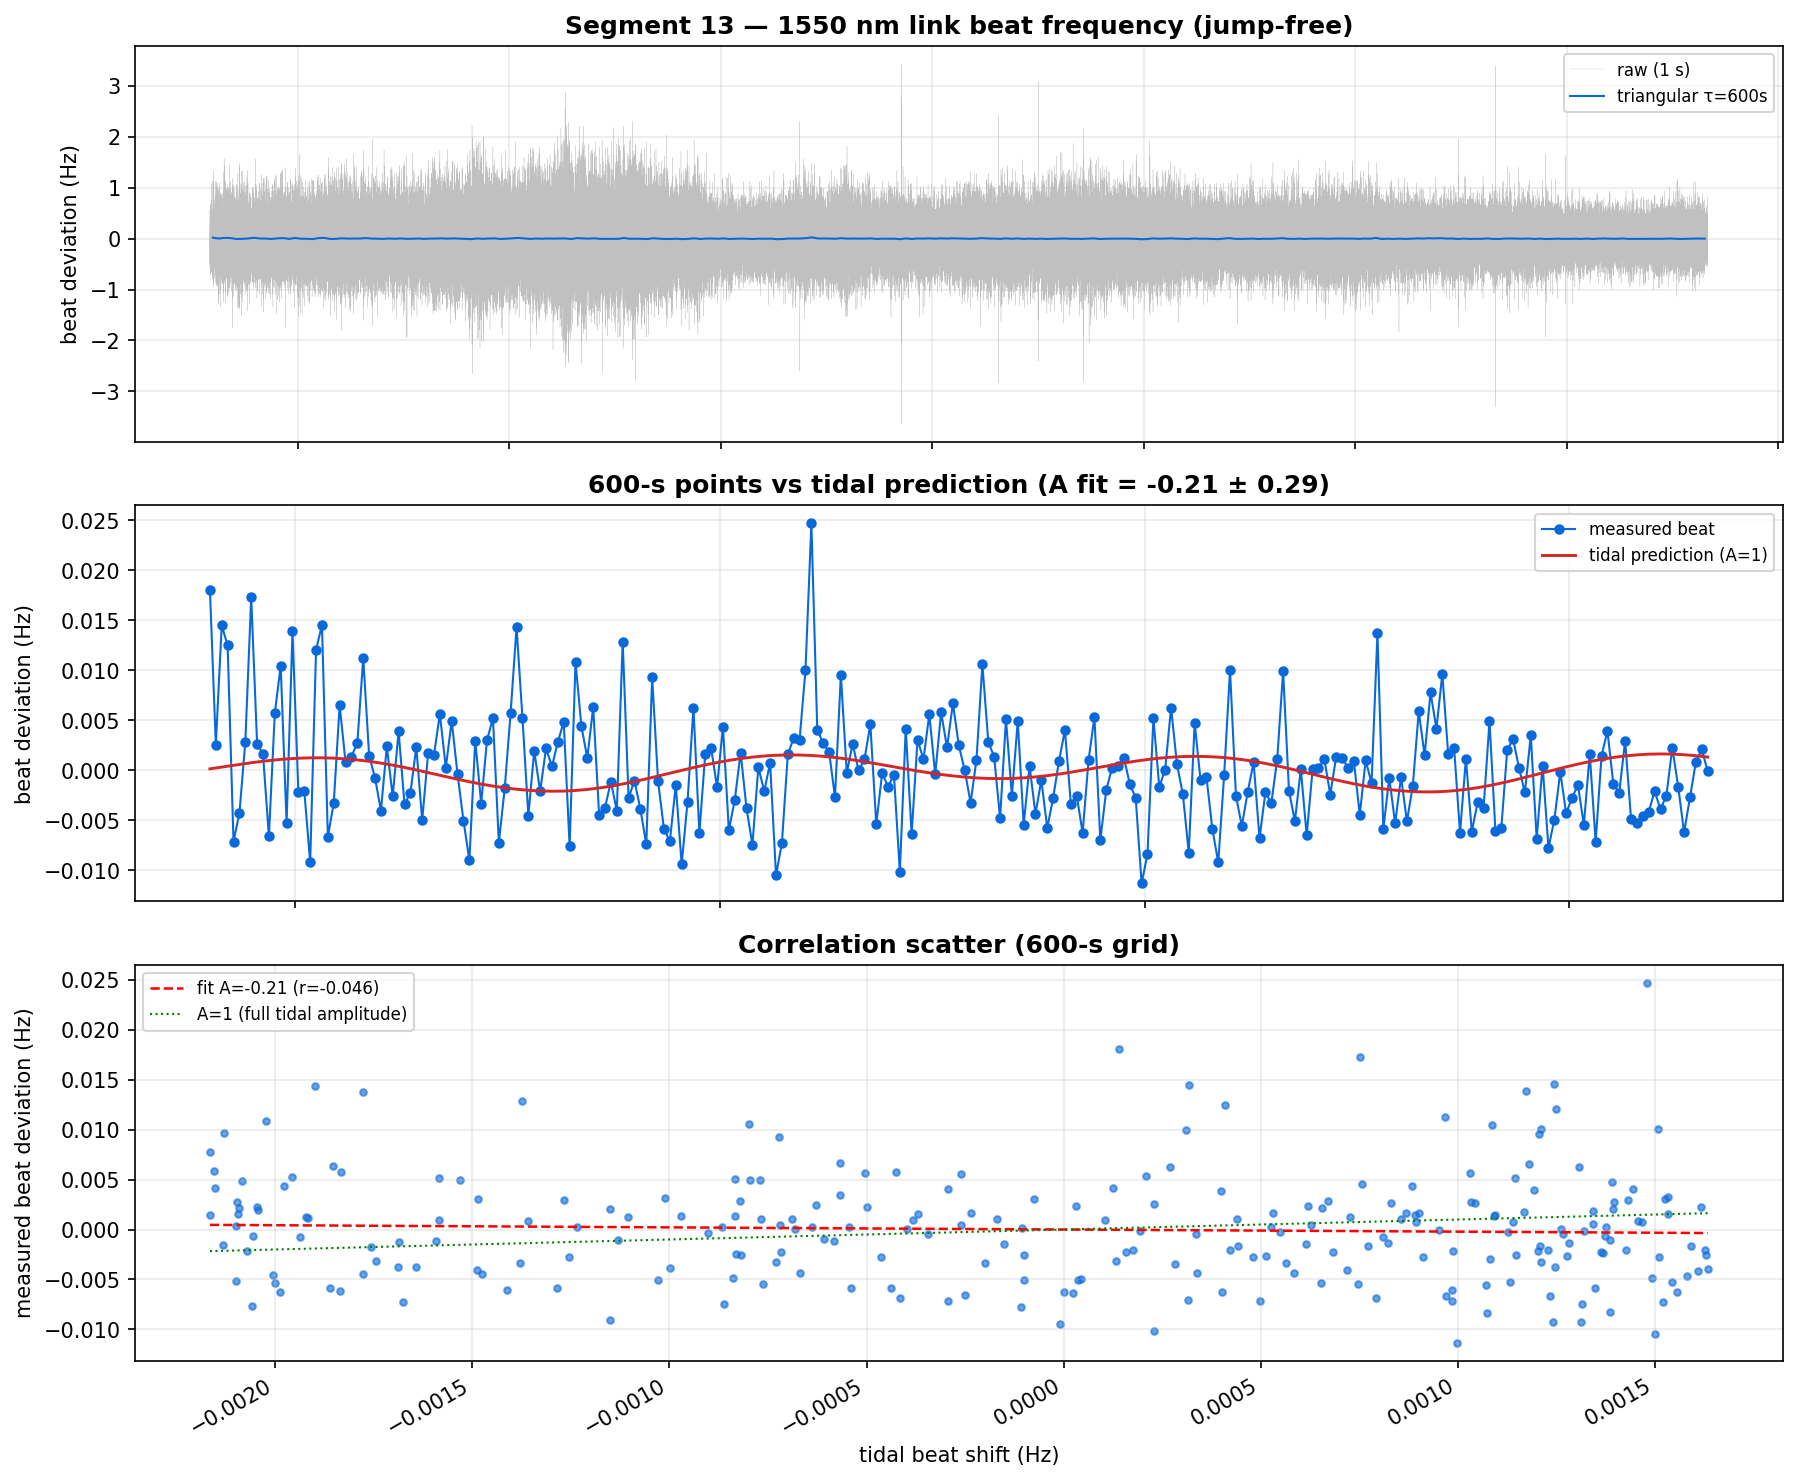

Python code for this plot:
#!/usr/bin/env python3
"""Segment 13 (jump-free) tidal-gravitational-redshift correlation analysis.

Correlates the 1550 nm out-of-loop link beat frequency (FXE_B8, ~33.6 MHz) of
the Wuhan-Shanghai clock comparison against the predicted tidal gravitational
redshift of the comparison.

Key corrections over earlier scripts:

1. Time base. The acquisition PC records "PC time, time zone local" — the
   experiment runs in China (UTC+8), so the printed beat timestamps are BEIJING
   time. The tidal prediction (results/*.csv) is UTC. We therefore convert the
   beat time to UTC by subtracting 8 h before correlating. (China has no DST,
   so the offset is a constant +8.)

2. Unit conversion. The MATLAB processing defines the beat-frequency-to-clock
   fractional-frequency coefficient as

       Dr = coef1156/N1156 * (dm / fref / div20) / den,
       coef1156 = (1 + b_Yb)/2,  b_Yb = 5.3e-18,  N1156 = 1295739,
       fref = 1e7,  div20 = 20,
       den = coef1397/N1397 * (N1550 + 7/25 + 1/25),
       coef1397 = (1 + shift_a)/2,  N1397 = 858456,  N1550 = 773598,

    giving  Δ(Sr/Yb ratio) = COEF * beat[Hz]  with  COEF = 4.282082163269648e-15.
    However the beat itself is normalized to the 1550 nm transfer light
    F_1550 = N1550_WH * f_rep ≈ 193.40 THz (NOT 1/COEF ≈ 233.53 THz). Hence the
    tidal fractional frequency Δf/f = ΔW/c² maps to a beat deviation

        beat[Hz] = (ΔW/c²) * F_1550.

3. Amplitude fit. Besides Pearson/Spearman correlation, we fit the model

       beat_i = A * tide_i + noise_i

   and report A ± u_A. The gravitational prediction is DIRECTIONAL: if the
   tidal effect is fully present at the expected amplitude, A = +1. This is a
   stronger test than "correlation is nonzero", and is insensitive to the
   overall beat noise floor.
"""

from __future__ import annotations

import csv
from pathlib import Path

import matplotlib

matplotlib.use("Agg")
import matplotlib.dates as mdates
import matplotlib.pyplot as plt
import numpy as np
from scipy import stats

CLOCK_DIR = Path(__file__).resolve().parent
DATA_DIR = CLOCK_DIR / "data" / "环外数据（第八列数据）"
RESULTS_CSV = (
    Path(__file__).resolve().parents[1]
    / "results"
    / "professional_tidal_delta_30s.csv"
)
OUT_DIR = CLOCK_DIR

C = 299792458.0  # m/s
COEF = 4.282082163269648e-15  # beat[Hz] -> Sr/Yb RATIO offset (Dr formula)
F_1550 = 193399200000000.0     # 1550 nm transfer light (Hz), the beat normalization
UTC_OFFSET_H = 8  # data PC local time = UTC+8 (China Standard Time)

SEG_START = np.datetime64("2026-08-11 05:30:00")  # printed (Beijing) time
SEG_END = np.datetime64("2026-08-13 00:00:00")

TAU_LIST = [60, 300, 600, 1800, 3600]
TAU_PLOT = 600


def read_beat(path: Path) -> tuple[np.ndarray, np.ndarray]:
    """Read (date, time, FXE_B8) and return (datetime64[s], beat Hz)."""
    data = np.loadtxt(path, usecols=(0, 1, 10))
    date = data[:, 0].astype(int)
    time = data[:, 1]
    stamps = []
    for dd, tt in zip(date, time):
        yy, mm, day = dd // 10000, (dd // 100) % 100, dd % 100
        hh = int(tt) // 10000
        mi = (int(tt) // 100) % 100
        ss = int(tt) % 100
        stamps.append(f"{2000 + yy:04d}-{mm:02d}-{day:02d} {hh:02d}:{mi:02d}:{ss:02d}")
    return np.array(stamps, dtype="datetime64[s]"), data[:, 2]


def load_segment() -> tuple[np.ndarray, np.ndarray]:
    parts = []
    for name in ("Freq_B_2_260811_1.txt", "Freq_B_2_260812_1.txt"):
        t, b = read_beat(DATA_DIR / name)
        parts.append((t, b))
    t = np.concatenate([p[0] for p in parts])
    b = np.concatenate([p[1] for p in parts])
    mask = (t >= SEG_START) & (t < SEG_END)
    return t[mask], b[mask]


def load_tidal() -> tuple[np.ndarray, np.ndarray]:
    """Tidal total ΔW (m²/s²) on UTC datetime64[s] grid."""
    rows = list(csv.DictReader(open(RESULTS_CSV)))
    ts = np.array([r["timestamp_utc"].replace("Z", "") for r in rows], dtype="datetime64[s]")
    tot = np.array([float(r["total_tidal_delta_m2_s2_surface"]) for r in rows])
    return ts, tot


def to_utc(t_naive: np.ndarray) -> np.ndarray:
    """Convert printed (Beijing) time to UTC by subtracting UTC_OFFSET_H hours."""
    return t_naive - np.timedelta64(UTC_OFFSET_H * 3600, "s")


def tidal_beat(t_stamps_utc: np.ndarray, t_tide: np.ndarray, tot: np.ndarray) -> np.ndarray:
    """Tidal prediction in beat Hz at the given (UTC) timestamps."""
    t_sec = (t_tide - np.datetime64("1970-01-01")).astype(int)
    s_sec = (t_stamps_utc - np.datetime64("1970-01-01")).astype(int)
    dw = np.interp(s_sec, t_sec, tot)
    return dw / C**2 * F_1550


def triangular_segment(x: np.ndarray, tau: int) -> np.ndarray:
    """Non-overlapping triangular (Bartlett) weighted means, one point per tau."""
    n_seg = len(x) // tau
    x = x[: n_seg * tau]
    k = np.arange(tau)
    tri = 1.0 - np.abs(2 * k - (tau - 1)) / (tau + 1)
    tri = tri / tri.sum()
    return (x.reshape(n_seg, tau) * tri).sum(axis=1)


def amplitude_fit(beat: np.ndarray, tide: np.ndarray) -> dict[str, float]:
    """Least-squares fit beat = A * tide + noise; return A, u_A, t-stat, R²."""
    A = float(np.dot(tide, beat) / np.dot(tide, tide))
    resid = beat - A * tide
    n = len(beat)
    dof = n - 1
    sigma2 = float(np.dot(resid, resid) / dof)
    u_A = float(np.sqrt(sigma2 / np.dot(tide, tide)))
    r = float(np.corrcoef(beat, tide)[0, 1])
    return {
        "A": A,
        "u_A": u_A,
        "t_stat": A / u_A,
        "r": r,
        "R2": r * r,
        "n": n,
    }


def lag_sweep(beat_utc: np.ndarray, dm: np.ndarray, t_tide: np.ndarray, tot: np.ndarray):
    """Sweep a tidal time shift to confirm the time base; A≈1 marks the true lag.

    The tide is shifted on its full 1-s grid then projected through the same
    tau triangular window as the beat, so amplitude/correlation are fair."""
    tau = TAU_PLOT
    d_sm = triangular_segment(dm, tau)
    t_sec = (t_tide - np.datetime64("1970-01-01")).astype(int)
    t_utc_sec = (beat_utc - np.datetime64("1970-01-01")).astype(int)
    print("\nLag sweep (tau=600 s) — A ≈ +1 at the correct time base:")
    print(f"{'lag_h':>6} {'A':>9} {'u_A':>8} {'r':>8} {'rho':>8}")
    for lag in range(-12, 1):
        tide_1s = np.interp(t_utc_sec + lag * 3600, t_sec, tot) / C**2 * F_1550
        tide = triangular_segment(tide_1s, tau)
        tide = tide[: len(d_sm)]
        r = float(np.corrcoef(d_sm, tide)[0, 1])
        rho = float(stats.spearmanr(d_sm, tide).statistic)
        fit = amplitude_fit(d_sm, tide)
        print(f"{lag:+6d} {fit['A']:+9.3f} {fit['u_A']:8.3f} {r:+8.4f} {rho:+8.4f}")


def main() -> int:
    t_naive, b = load_segment()
    t_utc = to_utc(t_naive)
    dm = b - np.median(b)  # beat deviation, Hz
    t_tide, tot = load_tidal()

    print("=== Segment 13 (jump-free) tidal correlation ===")
    print(f"Window (Beijing): {SEG_START} ~ {SEG_END}")
    print(f"Window (UTC):     {t_utc[0]} ~ {t_utc[-1]}")
    print(f"Points: {len(b)} ({len(b)/3600:.2f} h)")
    jump = int(np.sum(np.abs(b - np.median(b)) > 10))
    print(f"Jump check (>10 Hz from median): {jump} points (none removed)")
    print(f"Raw 1-s noise std: {dm.std():.4f} Hz")

    # Correct-alignment tidal data on the full 1-s grid.
    tide_1s = tidal_beat(t_utc, t_tide, tot)
    print(f"Tidal data: rms {tide_1s.std():.3e} Hz, "
          f"peak-peak {(tide_1s.max()-tide_1s.min()):.3e} Hz")

    # Correlation + amplitude fit at several integration times.
    print(f"\n{'tau':>6} {'noise std (Hz)':>15} {'r':>9} {'p':>9} "
          f"{'A':>9} {'u_A':>8} {'A/u_A':>8}")
    print("-" * 72)
    rows = []
    for tau in TAU_LIST:
        d_sm = triangular_segment(dm, tau)
        t_sm = t_utc[tau // 2 :: tau][: len(d_sm)]
        tide = triangular_segment(tide_1s, tau)[: len(d_sm)]
        r, p = stats.pearsonr(d_sm, tide)
        rho, prho = stats.spearmanr(d_sm, tide)
        fit = amplitude_fit(d_sm, tide)
        rows.append((tau, d_sm, t_sm, tide, r, p, rho, prho, fit))
        print(f"{tau:>6d} {d_sm.std():15.5f} {r:>+9.4f} {p:9.2e} "
              f"{fit['A']:+9.3f} {fit['u_A']:8.3f} {fit['t_stat']:+8.2f}")

    # Lag sweep to confirm time base.
    lag_sweep(t_utc, dm, t_tide, tot)

    # --- Plot at tau = 600 s ---
    tau = TAU_PLOT
    d_sm = triangular_segment(dm, tau)
    t_sm = t_utc[tau // 2 :: tau][: len(d_sm)]
    tide = triangular_segment(tide_1s, tau)[: len(d_sm)]
    fit = amplitude_fit(d_sm, tide)

    fig, axes = plt.subplots(3, 1, figsize=(12, 10))
    # Panel 1: raw + smoothed beat.
    ax = axes[0]
    ax.plot(t_utc, dm, lw=0.15, color="#c0c0c0", label="raw (1 s)")
    ax.plot(t_sm, d_sm, lw=1.0, color="#0969da", label=f"triangular τ={tau}s")
    ax.set_ylabel("beat deviation (Hz)")
    ax.set_title("Segment 13 — 1550 nm link beat frequency (jump-free)", fontweight="bold")
    ax.legend(fontsize=8)
    ax.grid(alpha=0.25)

    # Panel 2: decimated beat vs tidal prediction (shared axis, same units).
    ax = axes[1]
    ax.plot(t_sm, d_sm, "o-", ms=4, lw=1.0, color="#0969da", label="measured beat")
    ax.plot(t_sm, tide, lw=1.4, color="#d62728", label="tidal prediction (A=1)")
    ax.set_ylabel("beat deviation (Hz)")
    ax.set_title(
        f"600-s points vs tidal prediction (A fit = {fit['A']:+.2f} ± {fit['u_A']:.2f})",
        fontweight="bold",
    )
    ax.legend(fontsize=8)
    ax.grid(alpha=0.25)
    ax.xaxis.set_major_formatter(mdates.DateFormatter("%m-%d %H:%M"))
    ax.xaxis.set_major_locator(mdates.AutoDateLocator(minticks=4, maxticks=8))
    fig.autofmt_xdate()

    # Panel 3: correlation scatter + fit.
    ax = axes[2]
    ax.scatter(tide, d_sm, s=10, color="#0969da", alpha=0.6)
    xs = np.linspace(tide.min(), tide.max(), 50)
    ax.plot(xs, fit["A"] * xs, "r--", lw=1.2,
            label=f"fit A={fit['A']:+.2f} (r={fit['r']:+.3f})")
    ax.plot(xs, xs, "g:", lw=1.0, label="A=1 (full tidal amplitude)")
    ax.set_xlabel("tidal beat shift (Hz)")
    ax.set_ylabel("measured beat deviation (Hz)")
    ax.set_title("Correlation scatter (600-s grid)", fontweight="bold")
    ax.legend(fontsize=8)
    ax.grid(alpha=0.25)

    fig.tight_layout()
    out = OUT_DIR / "segment13_correlation.png"
    fig.savefig(out, dpi=150, bbox_inches="tight")
    plt.close(fig)
    print(f"\nWrote {out}")
    return 0


if __name__ == "__main__":
    raise SystemExit(main())
